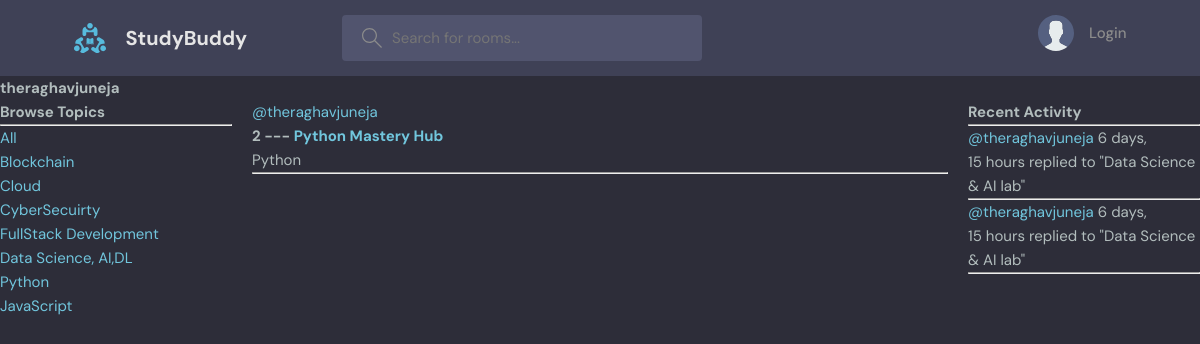
Page /user-profile/2/ on the earlier database version.
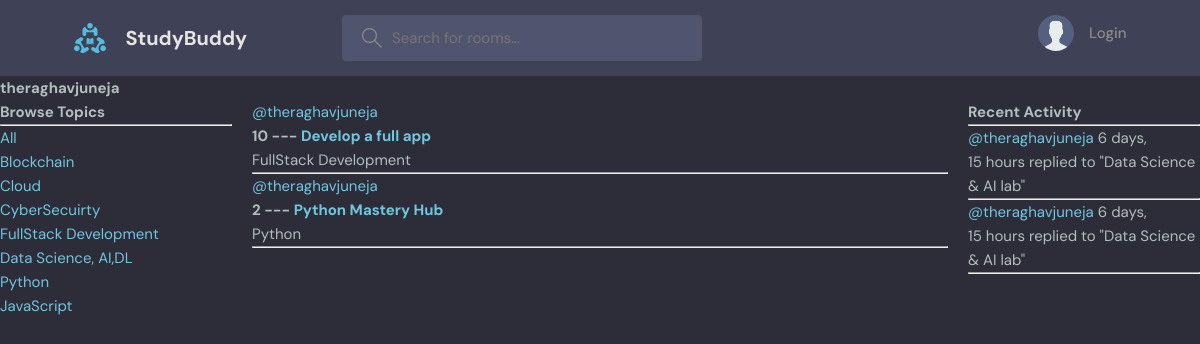
Same page on the later database version.
### base/models.py (models this page shows, shortened)
class Topic(models.Model):
    name=models.CharField(max_length=200)

class Room(models.Model):
    host=models.ForeignKey(User,on_delete=models.SET_NULL,null=True)
    topic=models.ForeignKey(Topic,on_delete=models.SET_NULL,null=True)
    name=models.CharField(max_length=200)
    description=models.TextField(null=True,blank=True)
    participants=models.ManyToManyField(User,related_name='participants',blank=True)
    updated=models.DateTimeField(auto_now=True)
    created=models.DateTimeField(auto_now_add=True)
    class Meta:
        ordering=['-updated','-created']
    def __str__(self):
        return self.name

class Message(models.Model):
    user=models.ForeignKey(User,on_delete=models.CASCADE)
    room=models.ForeignKey(Room,on_delete=models.CASCADE)
    body = models.TextField(null=True, blank=True)
    updated=models.DateTimeField(auto_now=True)
    created=models.DateTimeField(auto_now_add=True)
    class Meta:
        ordering=['-updated','-created']

### base/views.py (the view)
# urls.py: path('user-profile/<str:pk>/', views.userProfile, name='user-profile'),
def userProfile(request,pk):
    user=User.objects.get(id=pk)
    rooms=user.room_set.all()
    room_messages=user.message_set.all()
    topics=Topic.objects.all()
    context={'user':user,'rooms':rooms,'room_messages':room_messages,'topics':topics}
    return render(request,'base/profile.html',context)

### base/templates/base/profile.html (shortened to what this page needs)
{% extends 'main.html' %}
{% block content %}
<h1>{{user.username}}</h1>
<div class="profile-container">
    <div>
        {% include 'base/topic_components.html' %}
    </div>
    <div>
        {% include 'base/feed_component.html' %}
    </div>
    <div>
        {% include 'base/activity_component.html' %}
    </div>
</div>
{% endblock content %}

### templates/main.html (shortened to what this page needs)
<!DOCTYPE html>
{% load static %}
<html lang="en">
  <head>
    <link rel="stylesheet" href="{% static 'styles/main.css' %}" />
  </head>
  <body>
    {% include 'navbar.html' %}
    {% block content %}
    {% endblock %}
  </body>
</html>

### templates/navbar.html (shortened to what this page needs)
<header class="header header--loggedIn">
    <div class="container">
      <a href="{% url 'home'}" class="header__logo">
        <img src="assets/logo.svg" />
        <h1>StudyBuddy</h1>
      </a>
      <form class="header__search" method="GET" action="{% url 'home' %}">
        <label>
          <input name="q" placeholder="Search for rooms..." />
        </label>
      </form>
      <nav class="header__menu">
        {% if request.user.is_authenticated %}
        <div class="header__user">
          <a href="profile.html">
            <div class="avatar avatar--medium active">
              <img src="https://randomuser.me/api/portraits/men/37.jpg" />
            </div>
            <p>{{request.user.username}}<span>@{{request.user.username}}</span></p>
          </a>
          <button class="dropdown-button">
            <svg version="1.1" xmlns="http://www.w3.org/2000/svg" width="32" height="32" viewBox="0 0 32 32">
              <title>chevron-down</title>
              <path d="M16 21l-13-13h-3l16 16 16-16h-3l-13 13z"></path>
            </svg>
          </button>
        </div>
        {% else %}
        <a href="{% url 'login' %}">
          <img src="./assets/avatar.svg" />
          <p>Login</p>
        </a>
        {% endif %}
      </nav>
    </div>
  </header>

### base/templates/base/topic_components.html
<h3>Browse Topics</h3>
        <hr>
        <div>
            <a href="{% url 'home' %}">All</a>
        </div>
        {% for topic in topics %}
        <div>
            <a href="{% url 'home' %}?q={{ topic.name }}">{{ topic.name }}</a>
        </div>
        {% endfor %}

### base/templates/base/feed_component.html (shortened to what this page needs)
<div>
    {% for room in rooms %}
    <div>
        {% if room.host %}
        <a href="{% url 'user-profile' room.host.id %}">@{{ room.host.username }}</a>
        {% else %}
            <span>Unknown Host</span>
        {% endif %}
        <h5>{{ room.id }} --- <a href="{% url 'room' room.id %}">{{ room.name }}</a></h5>
        <small>{{ room.topic.name }}</small>
        <hr>
    </div>
    {% endfor %}
</div>

### base/templates/base/activity_component.html (shortened to what this page needs)
<h3>Recent Activity</h3>
<hr>
{% for message in room_messages %}
<div>
    <small>
        <a href="{% url 'user-profile' message.user.id %}">@{{ message.user }}</a>
        {{ message.created|timesince }}
    </small>
    <small>replied to "{{ message.room }}"</small>
    <hr>
</div>
{% endfor %}

### static/styles/main.css (style rules this page uses)
:root { --color-main: #71c6dd; --color-main-light: #e1f6fb; --color-dark: #3f4156; --color-dark-medium: #51546e; --color-dark-light: #696d97; --color-light: #e5e5e5; --color-gray: #8b8b8b; --color-light-gray: #b2bdbd; --color-bg: #2d2d39; --color-success: #5dd693; --color-error: #fc4b0b; }
* { font-family: "DM Sans", -apple-system, BlinkMacSystemFont, "Segoe UI", Roboto, Oxygen, Ubuntu, Cantarell, "Open Sans", "Helvetica Neue", sans-serif; margin: 0; padding: 0; box-sizing: border-box; text-rendering: optimizeLegibility; font-size: inherit; }
html { font-size: 56.25%; }
@media only screen and (min-width: 1200px) { html { font-size: 62.5%; } }
body { line-height: 1.6; font-weight: 400; font-size: 1.5rem; color: var(--color-light-gray); background-color: var(--color-bg); min-height: 100vh; }
img { width: 100%; }
a { display: inline-block; color: var(--color-main); text-decoration: none; }
.container { max-width: 120rem; width: 90%; margin: auto; }
.header { padding: 1.5rem; background-color: var(--color-dark); }
.header > .container { display: flex; gap: 9.5rem; }
.header__logo, .header__user { display: flex; gap: 2rem; align-items: center; }
.header__logo > img { height: 3.2rem; width: 3.2rem; }
.header__logo > h1 { font-weight: 700; font-size: 2rem; color: var(--color-light); }
.header__search > label { background-color: var(--color-dark-medium); padding: 1.3rem 1rem; display: flex; align-items: center; gap: 1rem; border-radius: 4px; }
.header__search svg { fill: var(--color-gray); width: 2rem; height: 2rem; margin-left: 1rem; }
.header__search input { width: 30rem; background: transparent; border: none; outline: none; color: var(--color-light); }
.header__menu { margin-left: auto; position: relative; }
.header__menu a { display: flex; gap: 1.5rem; align-items: center; font-weight: 500; text-decoration: none; color: var(--color-gray); }
.header__menu img { height: 3.6rem; }
.header__menu p { line-height: 1.2; }

### base/templates/base/profile.html (style rules this page uses)
.profile-container { display: grid; grid-template-columns: 1fr 3fr 1fr; gap: 20px; }

Differences in the rows shown:
added Room: host.username "theraghavjuneja", id "10", name "Develop a full app", topic.name "FullStack Development"
